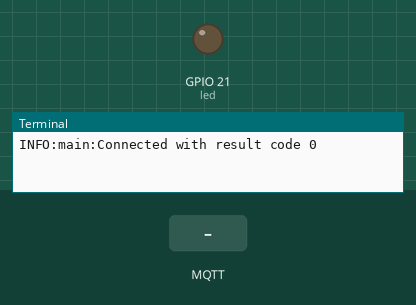
Recording of a program running on a simulated Raspberry Pi (BCM pin numbers). On the bench: output pins drawn as LEDs (lit = HIGH), the last lines printed to the terminal. The inputs (shaded band) are chosen by the test bench. No MQTT or app messages arrive unless stated; the clock reads 2024-03-15 10:24:30 at power-on unless the program sets it.

Above: at 1.3 s.
1.4 s: MQTT message "blink" arrives on the first subscribed topic
At 3.1 s:
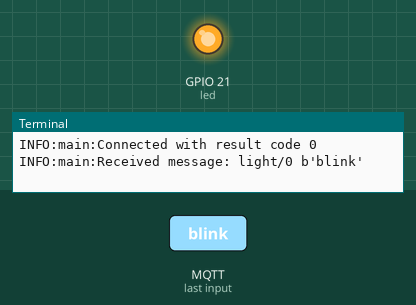
4.1 s: MQTT message "RASPBERRY_IP" arrives on the first subscribed topic
5.6 s: MQTT message "turn_off" arrives on the first subscribed topic
At 15.3 s:
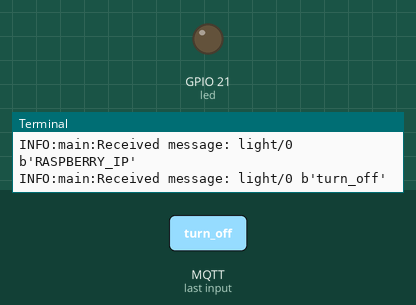
Timing chart, 0 to 16.1 s (numbered marks = the images above; inputs shaded):
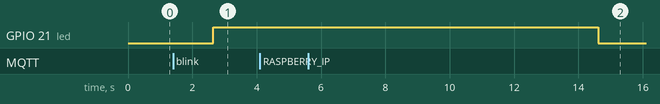

Measured:
- after the input at 1.4 s, GPIO 21 (led): LOW → HIGH after 1.3 s
- after the input at 5.6 s, GPIO 21 (led): HIGH → LOW after 9.0 s instead of 9.3 s

The program:

mqtt_led.py
```python
"""
A Python program to controll a led via MQTT messages.
Client creates subscription on `light/0` topic.
There are three commands that cen be sent to the client:
 - turn_on
 - turn_off
 - blink

Dependencies:
  pip3 install paho-mqtt gpiozero

Built and tested with Python 3.7 on Raspberry Pi 3 Model B
"""
import logging
from collections import deque
from time import sleep

import paho.mqtt.client as mqtt
from common import get_raspberry_ip
from gpiozero import LED, Device
from gpiozero.pins.pigpio import PiGPIOFactory

DEVICE_ID = "light/0"
GPIO_PIN = 21
SLEEP_TIME = 0.1

# Initialize Logging
logging.basicConfig(level=logging.WARNING)  # Global logging configuration
logger = logging.getLogger("main")  # Logger for this module
logger.setLevel(logging.INFO)

# Configure GPIO
Device.pin_factory = PiGPIOFactory(host=get_raspberry_ip())
led = LED(GPIO_PIN)

# Create tasks queue
command_tasks = deque()


def main():
    client = mqtt.Client()
    client.on_connect = on_connect
    client.on_message = on_message

    client.connect("localhost", 1883, 60)

    while True:
        client.loop(timeout=0.5)

        publish_status(client)

        process_tasks(client)

        sleep(SLEEP_TIME)


# The callback for when the client receives a CONNACK response from the server.
def on_connect(client, userdata, flags, rc):
    logger.info("Connected with result code " + str(rc))

    # Subscribing in on_connect() means that if we lose the connection and
    # reconnect then subscriptions will be renewed.
    client.subscribe(topic=DEVICE_ID, qos=2)


# The callback for when a PUBLISH message is received from the server.
def on_message(client, userdata, msg):
    logger.info("Received message: " + msg.topic + " " + str(msg.payload))

    command_tasks.append(
        (
            handle_light_command,
            [msg.payload.decode("utf-8")],
        )
    )


def publish_status(client):
    status = "on" if led.value else "off"

    logger.debug("Sending status: " + status)

    client.publish(topic=DEVICE_ID + "/status", payload=status, qos=0)


def process_tasks(client):
    try:
        command_task = command_tasks.popleft()
    except IndexError:
        return

    task, args = command_task

    logger.debug("Processing: %s(%s)", task, args)

    task(*args)


def handle_light_command(command):
    COMMANDS_FUNCS_MAP = {
        "turn_on": led.on,
        "turn_off": led.off,
        "blink": blink_light,
    }

    func = COMMANDS_FUNCS_MAP.get(command)

    if not func:
        return

    command_tasks.append(
        (
            func,
            [],
        )
    )


def blink_light():
    BLINKING_TIME_IN_SECONDS = 2

    for i in range(int(BLINKING_TIME_IN_SECONDS / SLEEP_TIME)):
        command_tasks.appendleft(
            (
                wait,
                [],
            )
        )

    command_tasks.appendleft(
        (
            led.on,
            [],
        )
    )

    command_tasks.insert(
        i + 2,
        (
            led.off,
            [],
        ),
    )


def wait():
    pass


if __name__ == "__main__":
    main()
```

common.py
```python
import os
import sys


def get_raspberry_ip() -> str:
    if len(sys.argv) > 1:
        return sys.argv[1]
    if env_value := os.environ.get("RASPBERRY_IP"):
        return env_value

    return "127.0.0.1"
```
